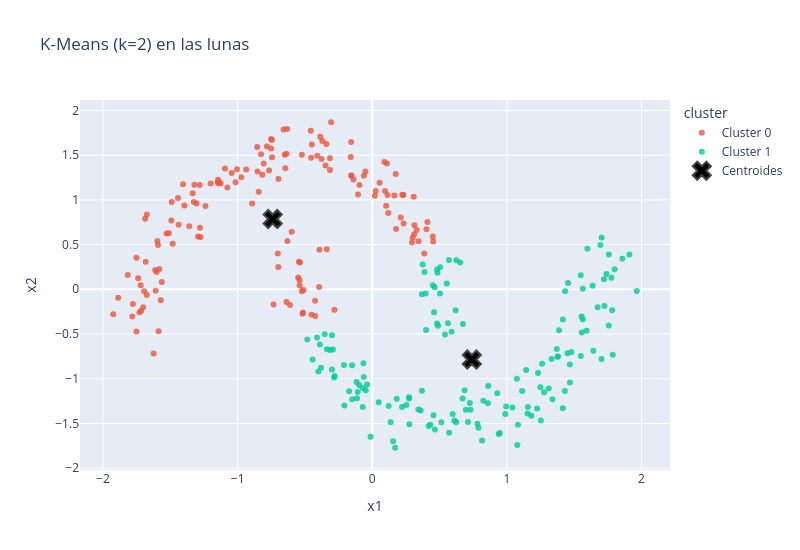
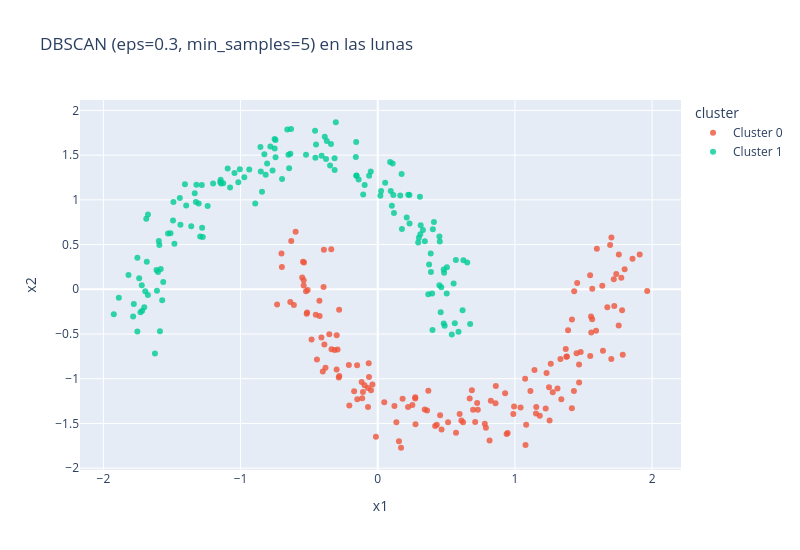

Notebook cell for these charts, in order:
### Markdown cell above
---
# 5️⃣ DBSCAN vs K-Means: lunas y círculos

Aquí sí conocemos los grupos reales (`y_lunas`: a qué luna pertenece cada punto), así que podemos comparar cada modelo con la realidad usando una **tabla cruzada** (filas = luna real, columnas = cluster). Recuerda que en la práctica **no** tenemos esa etiqueta.

Para resumir la tabla en un número usamos un **conteo**: en cada cluster vemos qué grupo real es mayoría y contamos los puntos que **no** son de ese grupo (el ruido no cuenta). 0 = cada cluster tiene un solo grupo real.

### Code cell
def fuera_de_su_grupo(y_real, labels):
    """Puntos que caen en un cluster donde la mayoría es de otro grupo real (el ruido -1 no cuenta)."""
    tabla = pd.crosstab(y_real, labels).drop(columns=-1, errors='ignore')
    return int((tabla.sum() - tabla.max()).sum())   # por cluster: total - la celda más grande


kmeans_lunas = KMeans(n_clusters=2, n_init=10, random_state=42).fit(X_lunas)
dbscan_lunas = DBSCAN(eps=0.3, min_samples=5).fit(X_lunas)

plot_clusters(pd.DataFrame(X_lunas, columns=['x1', 'x2']), 'x1', 'x2', kmeans_lunas.labels_,
              centroides=kmeans_lunas.cluster_centers_, title='K-Means (k=2) en las lunas')
plot_clusters(pd.DataFrame(X_lunas, columns=['x1', 'x2']), 'x1', 'x2', dbscan_lunas.labels_,
              title='DBSCAN (eps=0.3, min_samples=5) en las lunas')

### Figure 1 — Plotly figure (JSON) as saved in the notebook; plotly's stock layout.template omitted (floating-point values rounded to 4 significant figures; data arrays with more than 128 entries replaced by an {"elided": "..."} marker saying what was removed)
{"data": [{"hovertemplate": "cluster=Cluster 0<br>x1=%{x}<br>x2=%{y}<extra></extra>", "legendgroup": "Cluster 0", "marker": {"color": "#EF553B", "opacity": 0.8, "symbol": "circle"}, "mode": "markers", "name": "Cluster 0", "orientation": "v", "showlegend": true, "type": "scatter", "x": {"elided": "150 float values"}, "xaxis": "x", "y": {"elided": "150 float values"}, "yaxis": "y"}, {"hovertemplate": "cluster=Cluster 1<br>x1=%{x}<br>x2=%{y}<extra></extra>", "legendgroup": "Cluster 1", "marker": {"color": "#00cc96", "opacity": 0.8, "symbol": "circle"}, "mode": "markers", "name": "Cluster 1", "orientation": "v", "showlegend": true, "type": "scatter", "x": {"elided": "150 float values"}, "xaxis": "x", "y": {"elided": "150 float values"}, "yaxis": "y"}, {"marker": {"color": "black", "line": {"width": 2}, "size": 16, "symbol": "x"}, "mode": "markers", "name": "Centroides", "type": "scatter", "x": [-0.7395, 0.7395], "y": [0.7853, -0.7853]}], "layout": {"height": 550, "legend": {"title": {"text": "cluster"}, "tracegroupgap": 0}, "title": {"text": "K-Means (k=2) en las lunas"}, "width": 800, "xaxis": {"anchor": "y", "domain": [0.0, 1.0], "title": {"text": "x1"}}, "yaxis": {"anchor": "x", "domain": [0.0, 1.0], "title": {"text": "x2"}}}}

### Figure 2 — Plotly figure (JSON) as saved in the notebook; plotly's stock layout.template omitted (floating-point values rounded to 4 significant figures; data arrays with more than 128 entries replaced by an {"elided": "..."} marker saying what was removed)
{"data": [{"hovertemplate": "cluster=Cluster 0<br>x1=%{x}<br>x2=%{y}<extra></extra>", "legendgroup": "Cluster 0", "marker": {"color": "#EF553B", "opacity": 0.8, "symbol": "circle"}, "mode": "markers", "name": "Cluster 0", "orientation": "v", "showlegend": true, "type": "scatter", "x": {"elided": "150 float values"}, "xaxis": "x", "y": {"elided": "150 float values"}, "yaxis": "y"}, {"hovertemplate": "cluster=Cluster 1<br>x1=%{x}<br>x2=%{y}<extra></extra>", "legendgroup": "Cluster 1", "marker": {"color": "#00cc96", "opacity": 0.8, "symbol": "circle"}, "mode": "markers", "name": "Cluster 1", "orientation": "v", "showlegend": true, "type": "scatter", "x": {"elided": "150 float values"}, "xaxis": "x", "y": {"elided": "150 float values"}, "yaxis": "y"}], "layout": {"height": 550, "legend": {"title": {"text": "cluster"}, "tracegroupgap": 0}, "title": {"text": "DBSCAN (eps=0.3, min_samples=5) en las lunas"}, "width": 800, "xaxis": {"anchor": "y", "domain": [0.0, 1.0], "title": {"text": "x1"}}, "yaxis": {"anchor": "x", "domain": [0.0, 1.0], "title": {"text": "x2"}}}}
